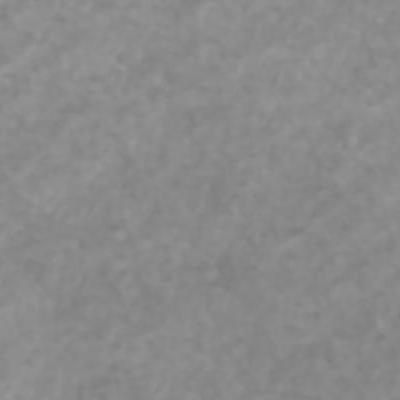
#> input picture backend/data/scenes/class_0_03687.jpg, 400 x 400 px
$ python -i opencv_pipeline.py   (imports and definitions only)
#> lines starting #> are read from the running program, lines starting #| are printed output that depends on the picture; after the words box and inside, x2 and y2 are one past the last pixel; in counts of white or black regions, pixels touching at a corner belong together
#> further down, picture is the input picture: shape (400, 400); min 123, max 152, mean 137.5
from typing import List, Tuple, Dict, Any
import cv2
import numpy as np


def extract_sar_candidates(
    image_gray: np.ndarray,
    method: str = "percentile",
    min_area: float = 100.0,
    manual_thresh: int = 90,
    border_margin: int = 2,
    allow_border_touch: bool = True,
) -> Dict[str, Any]:
    """
    Extracts candidate dark regions from SAR imagery using relative percentile
    thresholding, adaptive thresholding, Otsu, or manual thresholding.

    Args:
        image_gray: 2D uint8 numpy array (grayscale image).
        method: Candidate extraction strategy - "percentile", "adaptive", "otsu", or "manual".
        min_area: Minimum contour area threshold in pixels.
        manual_thresh: Manual threshold value (used when method="manual").
        border_margin: Margin in pixels from image edge.
        allow_border_touch: If True, candidate contours touching image edges are retained.

    Returns:
        dict containing:
            - 'candidates': List of tuples (contour, (x, y, w, h), crop_image)
            - 'binary_mask': Processed binary mask (uint8)
            - 'total_contours': Total contours found before filtering
    """
#> called with method = 'percentile', min_area = 100, manual_thresh = 90, border_margin = 2, allow_border_touch = True
    if image_gray is None or image_gray.size == 0:
        return {"candidates": [], "binary_mask": None, "total_contours": 0}

    image_height, image_width = image_gray.shape
#> image_height = 400; image_width = 400

    if method == "percentile":
        blurred = cv2.GaussianBlur(image_gray, (5, 5), 0)
        p25_val = int(np.percentile(blurred, 25))
#> p25_val = 135
        thresh_val = max(15, min(p25_val, 220))
#> thresh_val = 135
        _, binary_mask = cv2.threshold(
            blurred,
            thresh_val,
            255,
            cv2.THRESH_BINARY_INV,
        )
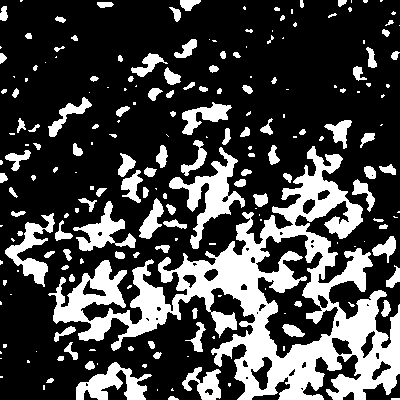
#> binary_mask: shape (400, 400); 27.3% white; 208 white regions (91 under 20 px), largest, box (x1, y1, x2, y2) and area: (48, 146, 400, 400) 25840, (169, 147, 245, 249) 2212, (76, 362, 152, 400) 1367
        kernel = cv2.getStructuringElement(cv2.MORPH_ELLIPSE, (3, 3))
        binary_mask = cv2.morphologyEx(binary_mask, cv2.MORPH_CLOSE, kernel)
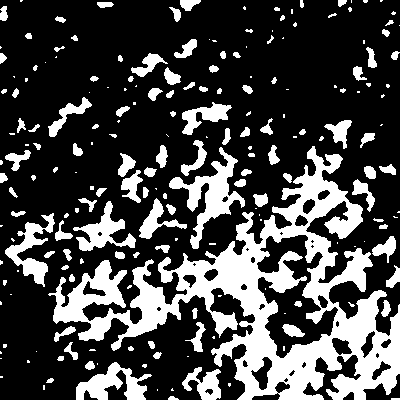
#> binary_mask: shape (400, 400); 27.5% white; 206 white regions (91 under 20 px)

    elif method == "adaptive":
        blurred = cv2.GaussianBlur(image_gray, (5, 5), 0)
        binary_mask = cv2.adaptiveThreshold(
            blurred,
            255,
            cv2.ADAPTIVE_THRESH_GAUSSIAN_C,
            cv2.THRESH_BINARY_INV,
            blockSize=51,
            C=10,
        )
        kernel = cv2.getStructuringElement(cv2.MORPH_ELLIPSE, (5, 5))
        binary_mask = cv2.morphologyEx(binary_mask, cv2.MORPH_CLOSE, kernel)

    elif method == "otsu":
        blurred = cv2.GaussianBlur(image_gray, (5, 5), 0)
        _, binary_mask = cv2.threshold(
            blurred,
            0,
            255,
            cv2.THRESH_BINARY_INV + cv2.THRESH_OTSU,
        )
        kernel = cv2.getStructuringElement(cv2.MORPH_ELLIPSE, (5, 5))
        binary_mask = cv2.morphologyEx(binary_mask, cv2.MORPH_CLOSE, kernel)

    else:  # "manual"
        _, binary_mask = cv2.threshold(
            image_gray,
            manual_thresh,
            255,
            cv2.THRESH_BINARY_INV,
        )

    # Extract external contours
    contours, _ = cv2.findContours(
        binary_mask,
        cv2.RETR_EXTERNAL,
        cv2.CHAIN_APPROX_SIMPLE,
    )
#> contours = 201 contours, 117 with area under 20; largest, box (x1, y1, x2, y2) and area: (48, 146, 400, 400) 31082, (169, 147, 245, 249) 2029, (76, 362, 152, 400) 1242, (5, 213, 55, 287) 1082, (73, 201, 136, 251) 1050

    candidates = []
    for contour in contours:
        area = cv2.contourArea(contour)
        x, y, w, h = cv2.boundingRect(contour)

        if allow_border_touch:
            touches_edge = False
        else:
            touches_edge = (
                x <= border_margin
                or y <= border_margin
                or x + w >= image_width - border_margin
                or y + h >= image_height - border_margin
            )

        if area > min_area and not touches_edge:
            crop = image_gray[y : y + h, x : x + w]
            candidates.append((contour, (x, y, w, h), crop))
#> this loop made 201 passes
#> (area, x, y, w, h) on passes 9, 12, 13, 17, 18, 24, 25, 27, 28, 29, 32, 37: (634, 182, 367, 39, 33), (1241.5, 76, 362, 76, 38), (52, 85, 361, 10, 9), (20, 57, 356, 7, 5), (32.5, 153, 352, 9, 7), (73.5, 64, 342, 14, 18), (31, 148, 341, 7, 8), (102.5, 54, 326, 22, 16), (180, 185, 322, 21, 30), (32, 192, 308, 6, 11), (84.5, 381, 300, 10, 17), (27, 69, 274, 6, 8)
#> after the loop, candidates = 29 items

    return {
        "candidates": candidates,
        "binary_mask": binary_mask,
        "total_contours": len(contours),
    }

>>> import cv2
>>> picture = cv2.imread('../data/scenes/class_0_03687.jpg', cv2.IMREAD_GRAYSCALE)
>>> result = extract_sar_candidates(picture)
#> result = 3 items

$ run again, on backend/data/scenes/class_0_03688.jpg
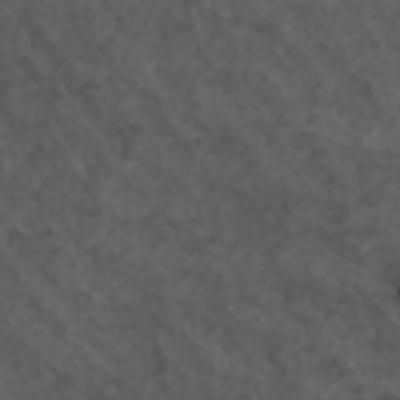
#> input picture backend/data/scenes/class_0_03688.jpg, 400 x 400 px
#> picture is the input picture: shape (400, 400); min 72, max 114, mean 100.1
#> p25_val = 98
#> in extract_sar_candidates, `_, binary_mask = cv2.threshold( blurred, thresh_val, 255, cv2.THRESH_B..`:
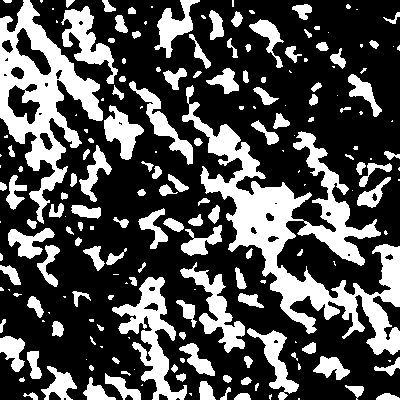
#> binary_mask: shape (400, 400); 31.6% white; 196 white regions (67 under 20 px), largest, box (x1, y1, x2, y2) and area: (182, 85, 400, 355) 14412, (0, 0, 103, 224) 7899, (112, 277, 187, 400) 3021
#> in extract_sar_candidates, `binary_mask = cv2.morphologyEx(binary_mask, cv2.MORPH_CLOSE, kernel)`:
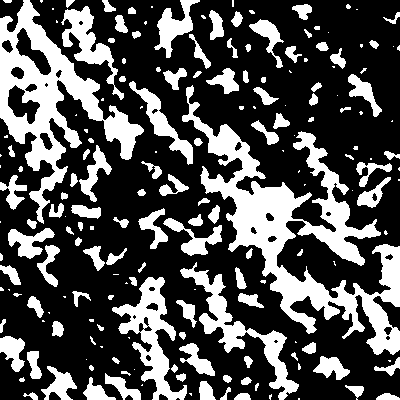
#> binary_mask: shape (400, 400); 31.8% white; 187 white regions (67 under 20 px)
#> contours = 187 contours, 87 with area under 20; largest, box (x1, y1, x2, y2) and area: (182, 85, 400, 355) 13632, (0, 0, 144, 224) 10212, (112, 277, 187, 400) 3006, (180, 262, 299, 400) 2657, (61, 6, 124, 100) 1496
#> the loop in extract_sar_candidates, `for contour in contours:` made 187 passes
#> (area, x, y, w, h) on passes 3, 4, 6, 7, 8, 11, 12, 13: (94, 376, 393, 24, 7), (76, 234, 393, 17, 7), (43, 23, 392, 15, 8), (35, 220, 387, 11, 13), (107, 345, 385, 19, 15), (203, 199, 381, 17, 19), (49, 241, 377, 11, 8), (294.5, 83, 377, 33, 23)
#> after the loop in extract_sar_candidates, `for contour in contours:`: candidates = 51 items
#> result = 3 items

$ run again, on backend/data/scenes/class_0_03689.jpg
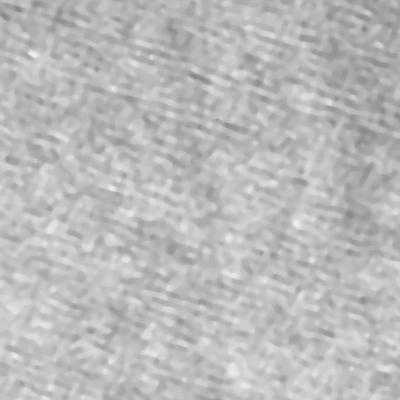
#> input picture backend/data/scenes/class_0_03689.jpg, 400 x 400 px
#> picture is the input picture: shape (400, 400); min 133, max 244, mean 187
#> p25_val = 178
#> in extract_sar_candidates, `_, binary_mask = cv2.threshold( blurred, thresh_val, 255, cv2.THRESH_B..`:
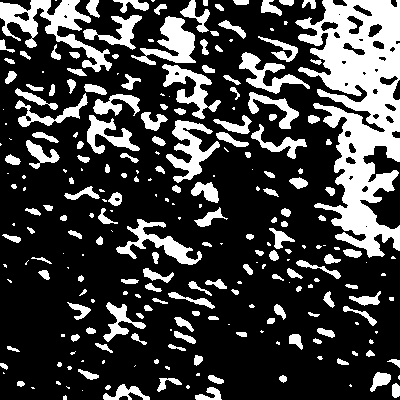
#> binary_mask: shape (400, 400); 25.5% white; 250 white regions (91 under 20 px), largest, box (x1, y1, x2, y2) and area: (295, 0, 400, 258) 13862, (0, 0, 112, 72) 2555, (131, 16, 196, 65) 1387
#> in extract_sar_candidates, `binary_mask = cv2.morphologyEx(binary_mask, cv2.MORPH_CLOSE, kernel)`:
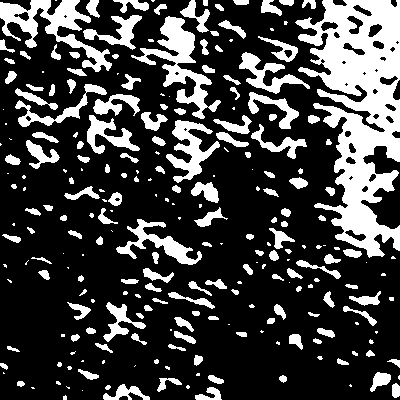
#> binary_mask: shape (400, 400); 25.6% white; 247 white regions (91 under 20 px)
#> contours = 247 contours, 109 with area under 20; largest, box (x1, y1, x2, y2) and area: (295, 0, 400, 258) 14449, (0, 0, 112, 72) 2362, (131, 16, 221, 119) 2236, (166, 120, 220, 183) 1208, (116, 219, 202, 265) 1006
#> the loop in extract_sar_candidates, `for contour in contours:` made 247 passes
#> (area, x, y, w, h) on passes 3, 9, 10, 12, 13, 15, 16, 18: (151, 195, 387, 27, 13), (267.5, 103, 384, 47, 16), (85.5, 392, 383, 8, 15), (27, 17, 381, 8, 6), (108.5, 157, 378, 25, 14), (34.5, 279, 375, 8, 8), (70, 208, 375, 16, 9), (202, 370, 372, 21, 20)
#> after the loop in extract_sar_candidates, `for contour in contours:`: candidates = 45 items
#> result = 3 items

$ run again, on backend/data/scenes/class_0_03690.jpg
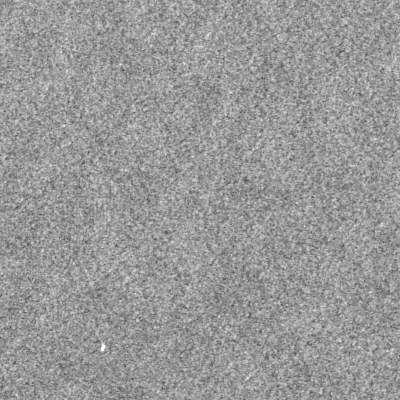
#> input picture backend/data/scenes/class_0_03690.jpg, 400 x 400 px
#> picture is the input picture: shape (400, 400); min 60, max 255, mean 152.5
#> in extract_sar_candidates, `blurred = cv2.GaussianBlur(image_gray, (5, 5), 0)`:
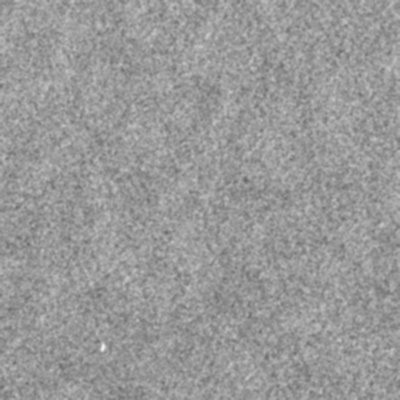
#> blurred: shape (400, 400); min 102, max 240, mean 152.5
#> p25_val = 145
#> in extract_sar_candidates, `binary_mask = cv2.morphologyEx(binary_mask, cv2.MORPH_CLOSE, kernel)`:
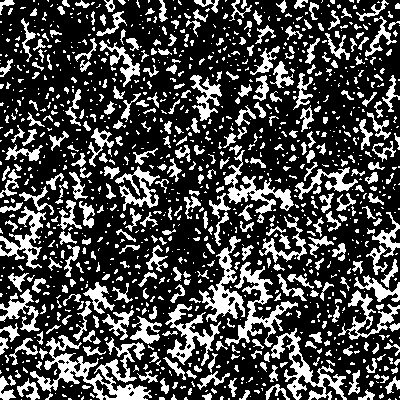
#> binary_mask: shape (400, 400); 28% white; 1217 white regions (832 under 20 px)
#> contours = 1217 contours, 956 with area under 20; largest, box (x1, y1, x2, y2) and area: (30, 335, 152, 400) 2293, (271, 328, 347, 400) 1168, (225, 262, 298, 347) 1117, (199, 236, 245, 322) 1105, (224, 150, 294, 223) 983
#> the loop in extract_sar_candidates, `for contour in contours:` made 1217 passes
#> (area, x, y, w, h) on passes 20, 26, 28, 39, 49, 50, 51, 54: (33, 202, 393, 10, 7), (33, 239, 390, 11, 10), (58, 358, 389, 17, 11), (92.5, 265, 384, 25, 16), (53, 228, 378, 9, 19), (57.5, 160, 378, 9, 16), (155.5, 17, 378, 23, 22), (81, 385, 376, 15, 18)
#> after the loop in extract_sar_candidates, `for contour in contours:`: candidates = 56 items
#> result = 3 items
